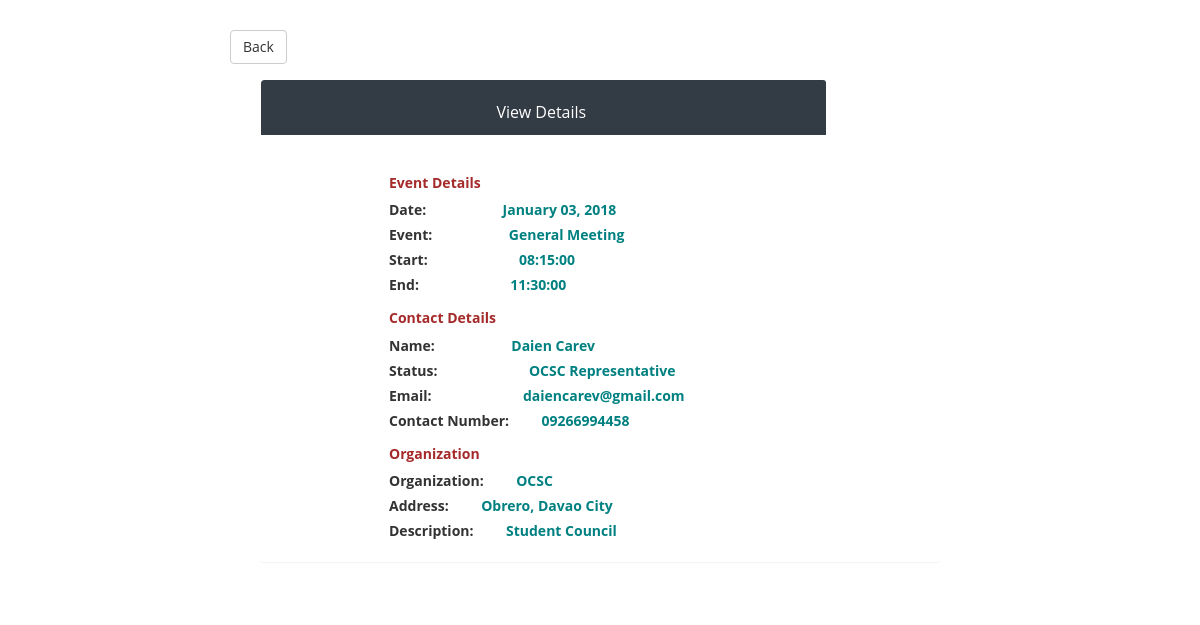
Page /view.php?id=1 on the committed database.
### tables this page shows
CREATE TABLE IF NOT EXISTS `tbl_event` (
  `eid` int(11) NOT NULL AUTO_INCREMENT,
  `event` varchar(100) DEFAULT NULL,
  `fname` varchar(100) DEFAULT NULL,
  `o_id` int(11) DEFAULT NULL,
  `org` varchar(100) DEFAULT NULL,
  `rdate` date DEFAULT NULL,
  `stime` time DEFAULT NULL,
  `etime` time DEFAULT NULL,
  PRIMARY KEY (`eid`)
);

CREATE TABLE IF NOT EXISTS `client` (
  `id` int(11) NOT NULL AUTO_INCREMENT,
  `fname` varchar(50) DEFAULT NULL,
  `email` text,
  `cnum` text,
  `stat` varchar(50) DEFAULT NULL,
  `org` varchar(50) DEFAULT NULL,
  PRIMARY KEY (`id`)
);

CREATE TABLE IF NOT EXISTS `organization` (
  `id` int(11) NOT NULL AUTO_INCREMENT,
  `org` varchar(50) DEFAULT NULL,
  `ad` varchar(50) DEFAULT NULL,
  `description` varchar(50) DEFAULT NULL,
  PRIMARY KEY (`id`)
);

### public/view.php (the view, shortened to what this page needs)
<?php
    require_once('../includes/db_connection.php');
    if(isset($_GET['id'])){
        $data = $_GET['id'];
    }
    $date = date_create($ddate);
    $query = "SELECT * from tbl_event left join client on (tbl_event.o_id = client.id) left join organization on (tbl_event.o_id = organization.id) WHERE eid=$data";
    $result = mysqli_query($connection, $query);
    while($row=mysqli_fetch_assoc($result)){
        $event = $row['event'];
        $fname = $row['fname'];
        $org = $row['org'];
        $stime = $row['stime'];
        $etime = $row['etime'];
        $email = $row['email'];
        $cnum = $row['cnum'];
        $stat = $row['stat'];
        $ad = $row['ad'];
        $description = $row['description'];
    }
?>
<!DOCTYPE html>
<html>
<head>
    <link href="../vendor/bootstrap/css/bootstrap.min.css" rel="stylesheet">
    <link href="../vendor/bootstrap/css/bootstrap.css" rel="stylesheet">
    <link href="../vendor/bootstrap/css/font-awesome.css" rel="stylesheet">
    <link href="../assets/css/bootstrap.css" rel="stylesheet" />
    <link href="../assets/css/font-awesome.css" rel="stylesheet" />
    <link href="../assets/css/custom-styles.css" rel="stylesheet" />
</head>
<body>
    <div class="pt-5 offset-2">
        <a class="p-5" href="#" onclick="history.go(-1)">
            <button class="btn btn-default">Back</button>
        </a>
    </div>
    <div class="container">
        <div class="col-md-8 offset-2">
            <div class="panel-body">
                <div class="panel-group" id="accordion">
                    <div class="panel">
                        <div class="panel-heading p-0 col-md-10" style="background-color: #333b44;">
                            <p class="offset-5 text-white">View Details</p>
                        </div>
                    <form class="form-horizontal offset-2 col-md-10 pt-5" action="" method="">
                        <div class="form-group">
                            <div class="col-md-8">
                                <h5 style="color: brown;"><b>Event Details</b></h5>
                                <label>Date: </label>
                                <span class="offset-2 p-4" style="color: teal;"><strong><?php echo date_format($date, "F d, Y"); ?></strong></span>
                                <br>
                                <label>Event: </label>
                                <span class="offset-2 p-4" style="color: teal;"><strong><?php echo $event; ?></strong></span>
                            <br>
                                <label>Start: </label>
                                <span class="offset-2 p-5" style="color: teal;"><strong><?php echo $stime; ?></strong></span>
                         <br>
                                <label>End: </label>
                                <span class="offset-2 p-5" style="color: teal;"><strong><?php echo $etime; ?></strong></span>
                                <br>
                                <h5 style="color: brown;"><b>Contact Details</b></h5>
                                <label>Name: </label>
                                <span class="offset-2 p-4" style="color: teal;"><strong><?php echo $fname; ?></strong></span>
                                <br>
                                <label>Status: </label>
                                <span class="offset-2 p-5" style="color: teal;"><strong><?php echo $stat; ?></strong></span>
                                <br>
                                <label>Email: </label>
                                <span class="offset-2 p-5" style="color: teal;"><strong><?php echo $email; ?></strong></span>
                         <br>
                                <label>Contact Number: </label>
                                <span class="offset-1 " style="color: teal;"><strong><?php echo $cnum; ?></strong></span>
                            <br>
                                <h5 style="color: brown;"><b>Organization</b></h5>
                                <label>Organization: </label>
                                <span class="offset-1" style="color: teal;"><strong><?php echo $org; ?></strong></span>
                                <br>
                                <label>Address: </label>
                                <span class="offset-1" style="color: teal;"><strong><?php echo $ad; ?></strong></span>
                                <br>
                                <label>Description: </label>
                                <span class="offset-1" style="color: teal;"><strong><?php echo $description; ?></strong></span>
                            </div>
                        </div>
                    </form>
                </div>
            </div>
        </div>
    </div>
</div>
</body>
</html>

### assets/css/custom-styles.css (style rules this page uses)
body { font-family: 'Open Sans', sans-serif; }
p { font-size:16px; line-height:25px; padding-top:20px; }

### rows in the picture
tbl_event: event "General Meeting", stime "08:15:00", etime "11:30:00", client.fname "Daien Carev", client.stat "OCSC Representative", client.email "daiencarev@gmail.com", client.cnum "09266994458", organization.org "OCSC", organization.ad "Obrero, Davao City", organization.description "Student Council"

### other values in the picture
date_format($date, "F d, Y") "January 03, 2018"
